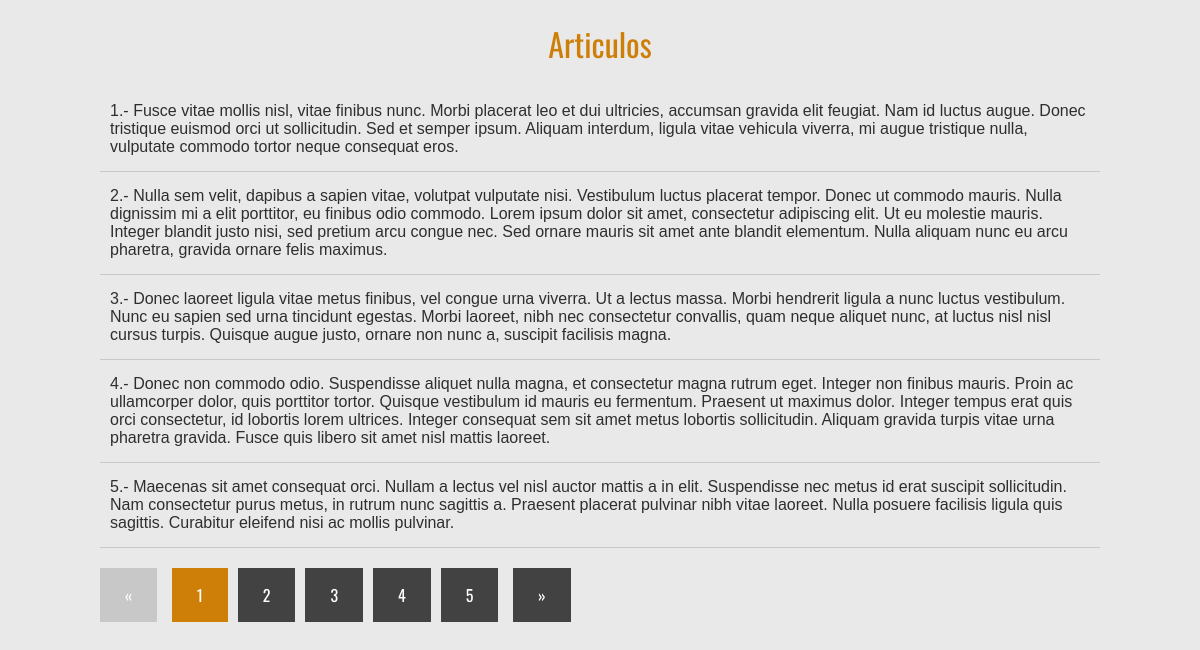
The page / on the database its author committed.
### tables this page shows
CREATE TABLE IF NOT EXISTS `articulos` (
  `id` int NOT NULL AUTO_INCREMENT,
  `articulo` text NOT NULL,
  PRIMARY KEY (`id`)
);

### index.php (called while the page is built, shortened)
<?php
try {
	$conexion = new PDO('mysql:host=localhost;dbname=curso_paginacion', 'root', '');
} catch (PDOException $e) {
	echo 'ERROR: '. $e->getMessage();
	die();
}
$pagina = isset($_GET['pagina']) ? (int)$_GET['pagina'] : 1;
$postPorPagina = 5;
$inicio = ($pagina > 1) ? ($pagina * $postPorPagina - $postPorPagina) : 0 ;
$articulos = $conexion->prepare("
	SELECT SQL_CALC_FOUND_ROWS * FROM articulos
	LIMIT $inicio, $postPorPagina
");
$articulos->execute();
$articulos = $articulos->fetchAll();
$totalArticulos = $conexion->query('SELECT FOUND_ROWS() as total');
$totalArticulos = $totalArticulos->fetch()['total'];
$numeroPaginas = ceil($totalArticulos / $postPorPagina);
require 'index.view.php';
?>

### index.view.php (the view, shortened to what this page needs)
<!DOCTYPE html>
<html lang="en">
<head>
	<link rel="stylesheet" href="estilos.css">
</head>
<body>
	<div class="contenedor">
		<h1>Articulos</h1>
		<section class="articulos">
			<ul>
				<?php foreach ($articulos as $articulo): ?>
					<li><?php echo $articulo['id'] . '.- ' . $articulo['articulo']; ?></li>
				<?php endforeach; ?>
			</ul>
		</section>
		<div class="paginacion">
			<ul>
				<?php if($pagina == 1): ?>
					<li class="disabled">&laquo;</li>
				<?php else: ?>
					<li><a href="?pagina=<?php echo $pagina - 1 ?>">&laquo;</a></li>
				<?php endif; ?>
				<?php
					for($i = 1; $i <= $numeroPaginas; $i++){
						if ($pagina === $i) {
							echo "<li class='active'><a href='?pagina=$i'>$i</a></li>";
						} else {
							echo "<li><a href='?pagina=$i'>$i</a></li>";
						}
					}
				 ?>
				<?php if($pagina == $numeroPaginas): ?>
					<li class="disabled">&raquo;</li>
				<?php else: ?>
					<li><a href="?pagina=<?php echo $pagina + 1 ?>">&raquo;</a></li>
				<?php endif; ?>
			</ul>
		</div>
	</div>
</body>
</html>

### estilos.css (style rules this page uses)
* { margin: 0; padding: 0; -webkit-box-sizing: border-box; -moz-box-sizing: border-box; box-sizing: border-box; }
body { background: #e9e9e9; color: #2e2e2e; font-family: Arial, helvetica, sans-serif; }
.contenedor { width: 90%; max-width: 1000px; margin: auto; }
h1 { margin: 20px 0; text-align: center; font-family: "Oswald", Arial, helvetica, sans-serif; color: #ce7f08; font-weight: normal; }
.contenedor .articulos { margin-bottom: 20px; }
.contenedor .articulos ul { list-style: none; }
.contenedor .articulos ul li { padding:15px 10px; border-bottom: 1px solid #c8c8c8; }
.paginacion ul { list-style: none; }
.paginacion ul li { display: inline-block; margin-right: 10px; }
.paginacion ul .active a { background: #ce7f08; }
.paginacion ul .disabled { background: #c8c8c8; display: inline-block; font-family: "Oswald", Arial, helvetica, sans-serif; padding: 15px 25px; cursor:not-allowed; color:#fff; text-decoration: none; }
.paginacion ul li a { display: inline-block; font-family: "Oswald", Arial, helvetica, sans-serif; padding: 15px 25px; background: #424242; color:#fff; text-decoration: none; }

### rows shown on the page
articulos: id "1", articulo "Fusce vitae mollis nisl, vitae finibus nunc. Morbi placerat leo et dui ultricies, accumsan gravida elit feugiat. Nam id luctus augue. Donec tristique euismod orci ut sollicitudin. Sed et semper ipsum. Aliquam interdum, ligula vitae vehicula viverra, mi augue tristique nulla, vulputate commodo tortor neque consequat eros."
articulos: id "2", articulo "Nulla sem velit, dapibus a sapien vitae, volutpat vulputate nisi. Vestibulum luctus placerat tempor. Donec ut commodo mauris. Nulla dignissim mi a elit porttitor, eu finibus odio commodo. Lorem ipsum dolor sit amet, consectetur adipiscing elit. Ut eu molestie mauris. Integer blandit justo nisi, sed pretium arcu congue nec. Sed ornare mauris sit amet ante blandit elementum. Nulla aliquam nunc eu arcu pharetra, gravida ornare felis maximus."
articulos: id "3", articulo "Donec laoreet ligula vitae metus finibus, vel congue urna viverra. Ut a lectus massa. Morbi hendrerit ligula a nunc luctus vestibulum. Nunc eu sapien sed urna tincidunt egestas. Morbi laoreet, nibh nec consectetur convallis, quam neque aliquet nunc, at luctus nisl nisl cursus turpis. Quisque augue justo, ornare non nunc a, suscipit facilisis magna."
articulos: id "4", articulo "Donec non commodo odio. Suspendisse aliquet nulla magna, et consectetur magna rutrum eget. Integer non finibus mauris. Proin ac ullamcorper dolor, quis porttitor tortor. Quisque vestibulum id mauris eu fermentum. Praesent ut maximus dolor. Integer tempus erat quis orci consectetur, id lobortis lorem ultrices. Integer consequat sem sit amet metus lobortis sollicitudin. Aliquam gravida turpis vitae urna pharetra gravida. Fusce quis libero sit amet nisl mattis laoreet."
articulos: id "5", articulo "Maecenas sit amet consequat orci. Nullam a lectus vel nisl auctor mattis a in elit. Suspendisse nec metus id erat suscipit sollicitudin. Nam consectetur purus metus, in rutrum nunc sagittis a. Praesent placerat pulvinar nibh vitae laoreet. Nulla posuere facilisis ligula quis sagittis. Curabitur eleifend nisi ac mollis pulvinar."
